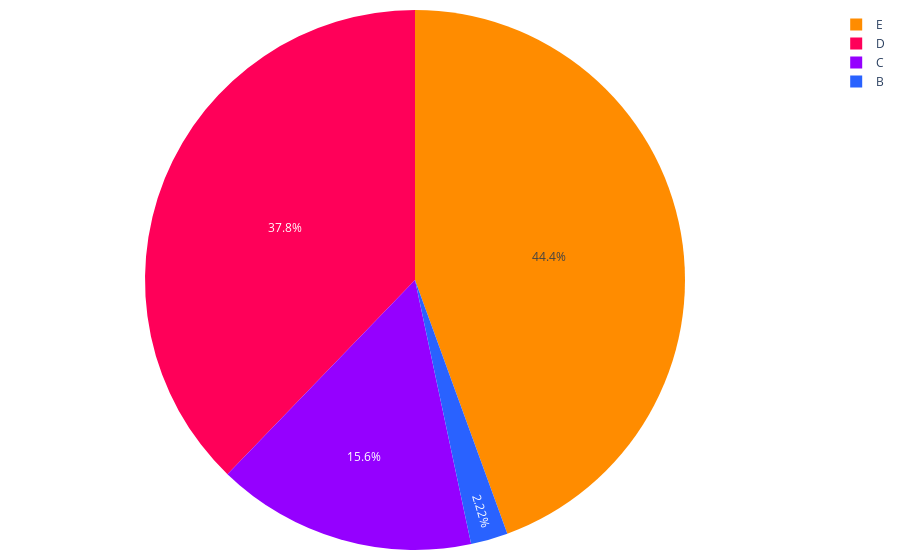

This figure's notebook cell:
### Code cell
porcentajes = creditos_segmentos_2023_pachuca['Porcentaje']
labels = creditos_segmentos_2023_pachuca['Segmento']

fig = go.Figure(data=[go.Pie(labels=labels, values=porcentajes, marker=dict(colors=colores))])
fig.update_traces(textinfo='percent', textposition='inside')
fig.update_layout(
    #title='Distribución de créditos por segmento 2023', # Agregar título
    #showlegend=False  # Ocultar leyenda
    margin=dict(l=10, r=10, t=10, b=10),  # Ajusta los márgenes (left, right, top, bottom)        
)

# Exportar gráfica como archivo HTML
def guardar_grafico_como_html(fig, nombre_archivo, carpeta='graficas'):
    # Crear la carpeta si no existe
    if not os.path.exists(carpeta):
        os.makedirs(carpeta)
    
    # Gráfica como archivo HTML en la carpeta especificada
    pio.write_html(fig, f'{carpeta}/{nombre_archivo}.html')

guardar_grafico_como_html(fig, 'g_pie_discreditos_X_segmento_2023_tulgo', carpeta='graficas')

fig.show()

### Figure 1 — Plotly figure (JSON) as saved in the notebook; plotly's stock layout.template omitted (floating-point values rounded to 4 significant figures)
{"data": [{"labels": ["B", "C", "D", "E"], "marker": {"colors": ["#2962ff", "#9500ff", "#ff0059", "#ff8c00", "#b4e600", "#2EC2A2", "#E50CB6"]}, "textinfo": "percent", "textposition": "inside", "type": "pie", "values": [2.222, 15.56, 37.78, 44.44]}], "layout": {"margin": {"b": 10, "l": 10, "r": 10, "t": 10}}}
